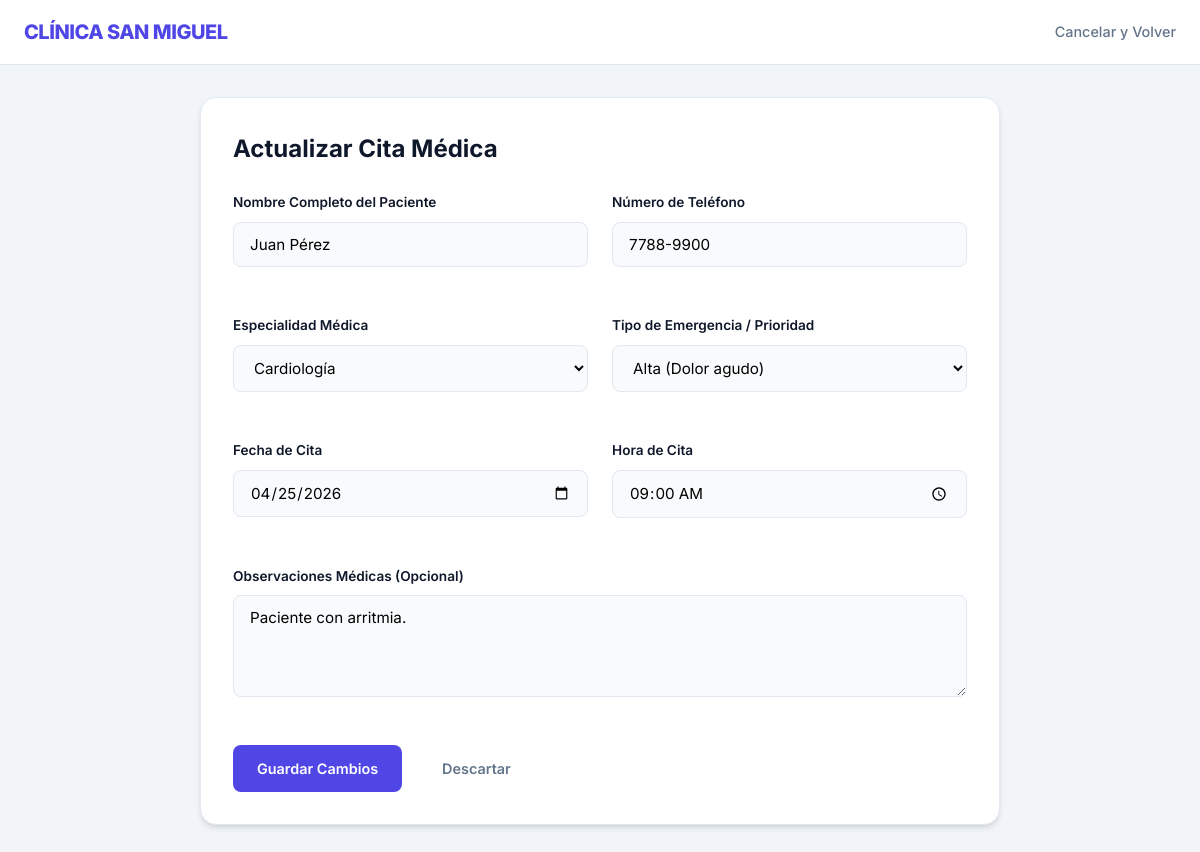
The page /gestion.php?edit=1 (signed in) on the database its author committed.
### tables this page shows
CREATE TABLE `citas` (
  `id` int(11) NOT NULL,
  `paciente` varchar(150) NOT NULL,
  `telefono` varchar(20) NOT NULL,
  `id_especialidad` int(11) NOT NULL,
  `fecha` date NOT NULL,
  `hora` time NOT NULL,
  `urgencia` enum('Normal','Alta','Emergencia') NOT NULL DEFAULT 'Normal',
  `observaciones` text DEFAULT NULL
);

CREATE TABLE `especialidades` (
  `id` int(11) NOT NULL,
  `nombre` varchar(100) NOT NULL,
  `descripcion` text NOT NULL,
  `costo_consulta` decimal(10,2) NOT NULL
);

### gestion.php (the view, shortened to what this page needs)
<?php
require_once 'db.php';
$edit_data = null;
if (isset($_GET['edit'])) {
    $id = intval($_GET['edit']);
    $res = $conn->query("SELECT * FROM citas WHERE id = $id");
    $edit_data = $res->fetch_assoc();
}
$especialidades_res = $conn->query("SELECT * FROM especialidades ORDER BY nombre ASC");
?>
<!DOCTYPE html>
<html lang="es">
<head>
    <link rel="stylesheet" href="style.css">
</head>
<body>
    <header>
        <nav>
            <div class="container" style="margin:0 auto;">
                <div class="logo">Clínica San Miguel</div>
                <div class="nav-links">
                    <a href="index.php">Cancelar y Volver</a>
                </div>
            </div>
        </nav>
    </header>
    <div class="container">
        <div class="card" style="max-width: 800px; margin: 0 auto;">
            <h2><?php echo $edit_data ? 'Actualizar Cita Médica' : 'Registrar Nueva Cita'; ?></h2>
            <form method="POST" action="gestion.php">
                <div class="form-grid">
                    <div class="form-group">
                        <label for="paciente">Nombre Completo del Paciente</label>
                        <input type="text" id="paciente" name="paciente" required value="<?php echo $edit_data ? $edit_data['paciente'] : ''; ?>" placeholder="Ej. Kevin Antonio">
                    </div>
                    <div class="form-group">
                        <label for="telefono">Número de Teléfono</label>
                        <input type="tel" id="telefono" name="telefono" required value="<?php echo $edit_data ? $edit_data['telefono'] : ''; ?>" placeholder="7788-9900">
                    </div>
                    <div class="form-group">
                        <label for="id_especialidad">Especialidad Médica</label>
                        <select id="id_especialidad" name="id_especialidad" required>
                            <?php while($esp = $especialidades_res->fetch_assoc()): ?>
                                <option value="<?php echo $esp['id']; ?>" <?php echo ($edit_data && $edit_data['id_especialidad'] == $esp['id']) ? 'selected' : ''; ?>>
                                    <?php echo $esp['nombre']; ?>
                                </option>
                            <?php endwhile; ?>
                        </select>
                    </div>
                    <div class="form-group">
                        <label for="urgencia">Tipo de Emergencia / Prioridad</label>
                        <select id="urgencia" name="urgencia" required>
                            <option value="Alta" <?php echo ($edit_data && $edit_data['urgencia'] == 'Alta') ? 'selected' : ''; ?>>Alta (Dolor agudo)</option>
                        </select>
                    </div>
                    <div class="form-group">
                        <label for="fecha">Fecha de Cita</label>
                        <input type="date" id="fecha" name="fecha" required value="<?php echo $edit_data ? $edit_data['fecha'] : ''; ?>">
                    </div>
                    <div class="form-group">
                        <label for="hora">Hora de Cita</label>
                        <input type="time" id="hora" name="hora" required value="<?php echo $edit_data ? $edit_data['hora'] : ''; ?>">
                    </div>
                    <div class="form-group full">
                        <label for="observaciones">Observaciones Médicas (Opcional)</label>
                        <textarea id="observaciones" name="observaciones" rows="4" placeholder="Síntomas, antecedentes o notas adicionales..."><?php echo $edit_data ? $edit_data['observaciones'] : ''; ?></textarea>
                    </div>
                </div>
                <div style="margin-top: 1rem; display: flex; gap: 1rem;">
                    <button type="submit" class="btn btn-primary">
                        <?php echo $edit_data ? 'Guardar Cambios' : 'Agendar Cita Ahora'; ?>
                    </button>
                    <a href="index.php" class="btn btn-ghost">Descartar</a>
                </div>
            </form>
        </div>
    </div>
</body>
</html>

### style.css (style rules this page uses)
:root { --primary: #4f46e5; --primary-hover: #4338ca; --accent: #0ea5e9; --bg-body: #f1f5f9; --bg-card: #ffffff; --text-main: #0f172a; --text-muted: #64748b; --danger: #ef4444; --success: #10b981; --warning: #f59e0b; --border: #e2e8f0; --shadow: 0 4px 6px -1px rgb(0 0 0 / 0.1), 0 2px 4px -2px rgb(0 0 0 / 0.1); }
* { margin: 0; padding: 0; box-sizing: border-box; font-family: 'Inter', system-ui, -apple-system, sans-serif; }
body { background-color: var(--bg-body); color: var(--text-main); line-height: 1.6; }
header { background: var(--bg-card); border-bottom: 1px solid var(--border); padding: 1rem 0; position: sticky; top: 0; z-index: 100; }
nav .container { display: flex; justify-content: space-between; align-items: center; max-width: 1200px; margin: 0 auto; padding: 0 1.5rem; }
.logo { font-size: 1.25rem; font-weight: 800; color: var(--primary); text-transform: uppercase; letter-spacing: -0.025em; }
.nav-links a { color: var(--text-muted); text-decoration: none; margin-left: 1.5rem; font-weight: 500; font-size: 0.9rem; transition: color 0.2s; }
.container { max-width: 1200px; margin: 2rem auto; padding: 0 1.5rem; }
.card { background: var(--bg-card); border-radius: 16px; box-shadow: var(--shadow); padding: 2rem; margin-bottom: 2rem; border: 1px solid var(--border); }
h2 { font-size: 1.5rem; font-weight: 700; margin-bottom: 1.5rem; color: var(--text-main); display: flex; align-items: center; gap: 0.5rem; }
.form-grid { display: grid; grid-template-columns: 1fr 1fr; gap: 1.5rem; }
.form-group { margin-bottom: 1.5rem; }
.form-group.full { grid-column: span 2; }
label { display: block; margin-bottom: 0.5rem; font-size: 0.85rem; font-weight: 600; color: var(--text-main); }
input, select, textarea { width: 100%; padding: 0.75rem 1rem; border: 1px solid var(--border); border-radius: 8px; background: #f8fafc; font-size: 0.95rem; transition: all 0.2s; }
.btn { padding: 0.75rem 1.5rem; border-radius: 8px; font-weight: 600; font-size: 0.9rem; cursor: pointer; transition: all 0.2s; border: none; text-decoration: none; display: inline-flex; align-items: center; justify-content: center; }
.btn-primary { background: var(--primary); color: white; }
.btn-ghost { background: transparent; color: var(--text-muted); }

### rows shown on the page
citas: paciente "Juan Pérez", telefono "7788-9900", id_especialidad "Cardiología", urgencia "Alta (Dolor agudo)", fecha "04/25/2026", hora "09:00:00", observaciones "Paciente con arritmia."
